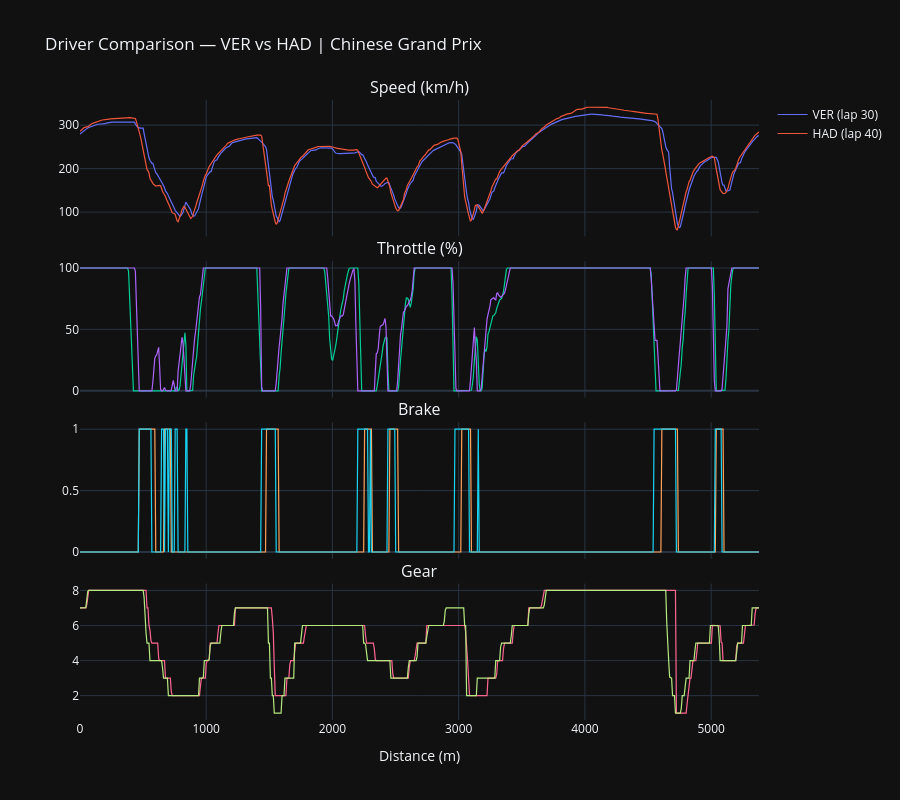

Notebook cell for this chart:
### Code cell
# ── 3.3 Throttle & brake traces — 4-panel subplot ────────────────────────────
# Speed / Throttle / Brake / Gear stacked on a shared distance axis.
# Shows the full driving style picture in one view.
fig = make_subplots(
    rows=4, cols=1,
    shared_xaxes=True,
    vertical_spacing=0.04,
    subplot_titles=["Speed (km/h)", "Throttle (%)", "Brake", "Gear"],
)

channels = [
    ("speed",    1),
    ("throttle", 2),
    ("brake",    3),
    ("n_gear",   4),
]

for channel, row in channels:
    for driver, tel, lap in [(DRIVER_A, tel_a_interp, LAP_A), (DRIVER_B, tel_b_interp, LAP_B)]:
        fig.add_trace(
            go.Scatter(
                x=tel["distance"],
                y=tel[channel].astype(float),
                name=f"{driver} (lap {lap})",
                mode="lines",
                line=dict(width=1.2),
                showlegend=(row == 1),  # legend only on first panel
            ),
            row=row, col=1,
        )

fig.update_layout(
    title=f"Driver Comparison — {DRIVER_A} vs {DRIVER_B} | {round_name}",
    template=PLOTLY_TEMPLATE,
    height=800,
    hovermode="x unified",
)
fig.update_xaxes(title_text="Distance (m)", row=4, col=1)
fig.show()

### Figure 1 — Plotly figure (JSON) as saved in the notebook; plotly's stock layout.template omitted (floating-point values rounded to 4 significant figures; data arrays with more than 128 entries replaced by an {"elided": "..."} marker saying what was removed)
{"data": [{"line": {"width": 1.2}, "mode": "lines", "name": "VER (lap 30)", "showlegend": true, "type": "scatter", "x": {"elided": "700 float values"}, "xaxis": "x", "y": {"elided": "700 float values"}, "yaxis": "y"}, {"line": {"width": 1.2}, "mode": "lines", "name": "HAD (lap 40)", "showlegend": true, "type": "scatter", "x": {"elided": "700 float values"}, "xaxis": "x", "y": {"elided": "700 float values"}, "yaxis": "y"}, {"line": {"width": 1.2}, "mode": "lines", "name": "VER (lap 30)", "showlegend": false, "type": "scatter", "x": {"elided": "700 float values"}, "xaxis": "x2", "y": {"elided": "700 float values"}, "yaxis": "y2"}, {"line": {"width": 1.2}, "mode": "lines", "name": "HAD (lap 40)", "showlegend": false, "type": "scatter", "x": {"elided": "700 float values"}, "xaxis": "x2", "y": {"elided": "700 float values"}, "yaxis": "y2"}, {"line": {"width": 1.2}, "mode": "lines", "name": "VER (lap 30)", "showlegend": false, "type": "scatter", "x": {"elided": "700 float values"}, "xaxis": "x3", "y": {"elided": "700 float values"}, "yaxis": "y3"}, {"line": {"width": 1.2}, "mode": "lines", "name": "HAD (lap 40)", "showlegend": false, "type": "scatter", "x": {"elided": "700 float values"}, "xaxis": "x3", "y": {"elided": "700 float values"}, "yaxis": "y3"}, {"line": {"width": 1.2}, "mode": "lines", "name": "VER (lap 30)", "showlegend": false, "type": "scatter", "x": {"elided": "700 float values"}, "xaxis": "x4", "y": {"elided": "700 float values"}, "yaxis": "y4"}, {"line": {"width": 1.2}, "mode": "lines", "name": "HAD (lap 40)", "showlegend": false, "type": "scatter", "x": {"elided": "700 float values"}, "xaxis": "x4", "y": {"elided": "700 float values"}, "yaxis": "y4"}], "layout": {"annotations": [{"font": {"size": 16}, "showarrow": false, "text": "Speed (km/h)", "x": 0.5, "xanchor": "center", "xref": "paper", "y": 1, "yanchor": "bottom", "yref": "paper"}, {"font": {"size": 16}, "showarrow": false, "text": "Throttle (%)", "x": 0.5, "xanchor": "center", "xref": "paper", "y": 0.74, "yanchor": "bottom", "yref": "paper"}, {"font": {"size": 16}, "showarrow": false, "text": "Brake", "x": 0.5, "xanchor": "center", "xref": "paper", "y": 0.48, "yanchor": "bottom", "yref": "paper"}, {"font": {"size": 16}, "showarrow": false, "text": "Gear", "x": 0.5, "xanchor": "center", "xref": "paper", "y": 0.22, "yanchor": "bottom", "yref": "paper"}], "height": 800, "hovermode": "x unified", "title": {"text": "Driver Comparison — VER vs HAD | Chinese Grand Prix"}, "xaxis": {"anchor": "y", "domain": [0, 1], "matches": "x4", "showticklabels": false}, "xaxis2": {"anchor": "y2", "domain": [0, 1], "matches": "x4", "showticklabels": false}, "xaxis3": {"anchor": "y3", "domain": [0, 1], "matches": "x4", "showticklabels": false}, "xaxis4": {"anchor": "y4", "domain": [0, 1], "title": {"text": "Distance (m)"}}, "yaxis": {"anchor": "x", "domain": [0.78, 1]}, "yaxis2": {"anchor": "x2", "domain": [0.52, 0.74]}, "yaxis3": {"anchor": "x3", "domain": [0.26, 0.48]}, "yaxis4": {"anchor": "x4", "domain": [0, 0.22]}}}
